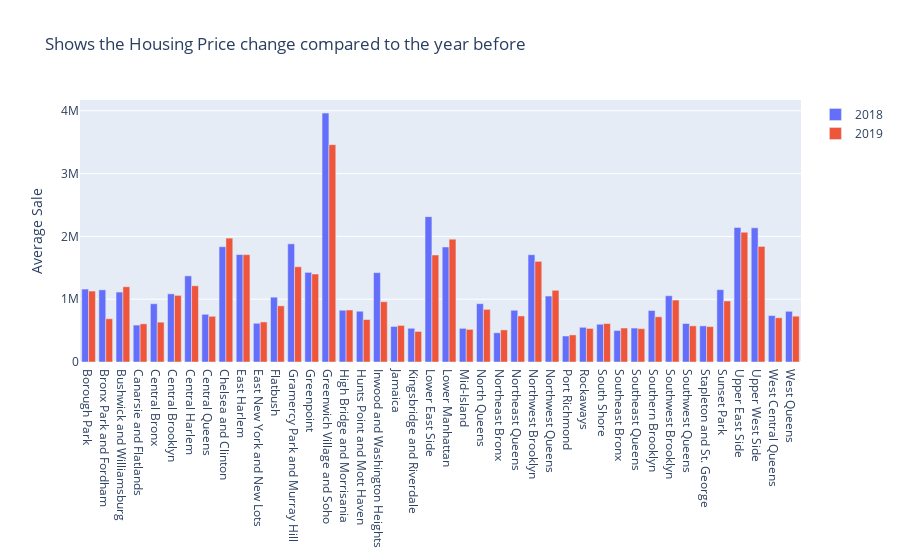

The notebook cell this image was saved under:
### Code cell
plot_year_price_change()

### Figure 1 — Plotly figure (JSON) as saved in the notebook; plotly's stock layout.template omitted (floating-point values rounded to 4 significant figures)
{"data": [{"name": "2018", "type": "bar", "x": ["Borough Park", "Bronx Park and Fordham", "Bushwick and Williamsburg", "Canarsie and Flatlands", "Central Bronx", "Central Brooklyn", "Central Harlem", "Central Queens", "Chelsea and Clinton", "East Harlem", "East New York and New Lots", "Flatbush", "Gramercy Park and Murray Hill", "Greenpoint", "Greenwich Village and Soho", "High Bridge and Morrisania", "Hunts Point and Mott Haven", "Inwood and Washington Heights", "Jamaica", "Kingsbridge and Riverdale", "Lower East Side", "Lower Manhattan", "Mid-Island", "North Queens", "Northeast Bronx", "Northeast Queens", "Northwest Brooklyn", "Northwest Queens", "Port Richmond", "Rockaways", "South Shore", "Southeast Bronx", "Southeast Queens", "Southern Brooklyn", "Southwest Brooklyn", "Southwest Queens", "Stapleton and St. George", "Sunset Park", "Upper East Side", "Upper West Side", "West Central Queens", "West Queens"], "y": [1161000.0, 1149000.0, 1113000.0, 587800.0, 927900.0, 1085000.0, 1371000.0, 759700.0, 1836000.0, 1711000.0, 616400.0, 1032000.0, 1881000.0, 1427000.0, 3963000.0, 824400.0, 808300.0, 1423000.0, 565900.0, 536900.0, 2314000.0, 1831000.0, 535900.0, 928500.0, 465400.0, 824100.0, 1708000.0, 1050000.0, 414000.0, 552400.0, 601100.0, 501800.0, 540700.0, 819300.0, 1055000.0, 613000.0, 575400.0, 1152000.0, 2142000.0, 2137000.0, 739200.0, 807400.0]}, {"name": "2019", "type": "bar", "x": ["Borough Park", "Bronx Park and Fordham", "Bushwick and Williamsburg", "Canarsie and Flatlands", "Central Bronx", "Central Brooklyn", "Central Harlem", "Central Queens", "Chelsea and Clinton", "East Harlem", "East New York and New Lots", "Flatbush", "Gramercy Park and Murray Hill", "Greenpoint", "Greenwich Village and Soho", "High Bridge and Morrisania", "Hunts Point and Mott Haven", "Inwood and Washington Heights", "Jamaica", "Kingsbridge and Riverdale", "Lower East Side", "Lower Manhattan", "Mid-Island", "North Queens", "Northeast Bronx", "Northeast Queens", "Northwest Brooklyn", "Northwest Queens", "Port Richmond", "Rockaways", "South Shore", "Southeast Bronx", "Southeast Queens", "Southern Brooklyn", "Southwest Brooklyn", "Southwest Queens", "Stapleton and St. George", "Sunset Park", "Upper East Side", "Upper West Side", "West Central Queens", "West Queens"], "y": [1130000.0, 688400.0, 1198000.0, 607800.0, 634100.0, 1061000.0, 1214000.0, 727700.0, 1972000.0, 1709000.0, 637700.0, 894200.0, 1516000.0, 1401000.0, 3460000.0, 828400.0, 675900.0, 959300.0, 581700.0, 486200.0, 1703000.0, 1955000.0, 519600.0, 837900.0, 511400.0, 733300.0, 1602000.0, 1141000.0, 431100.0, 534600.0, 612300.0, 540900.0, 531100.0, 719900.0, 986700.0, 575600.0, 563500.0, 971400.0, 2067000.0, 1840000.0, 704300.0, 729400.0]}], "layout": {"autosize": true, "barmode": "group", "title": {"text": "Shows the Housing Price change compared to the year before"}, "xaxis": {"autorange": true, "range": [-0.5, 41.5], "type": "category"}, "yaxis": {"autorange": true, "range": [0, 4171000.0], "title": {"text": "Average Sale"}, "type": "linear"}}}
